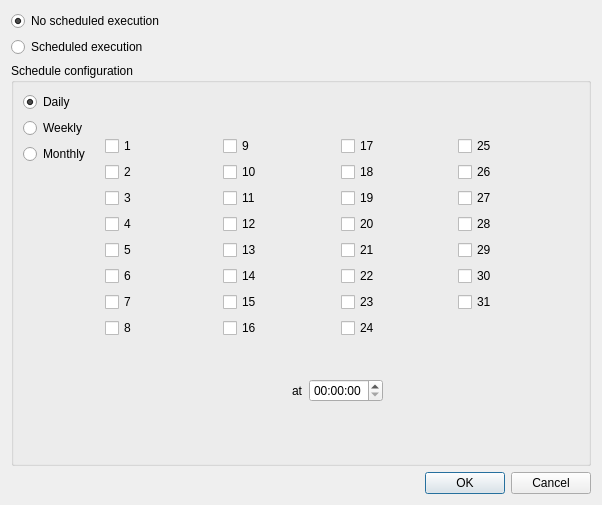
<?xml version="1.0" encoding="UTF-8"?>
<ui version="4.0">
 <class>SchedulerDialog</class>
 <widget class="QDialog" name="SchedulerDialog">
  <property name="geometry">
   <rect>
    <x>0</x>
    <y>0</y>
    <width>602</width>
    <height>505</height>
   </rect>
  </property>
  <property name="windowTitle">
   <string>Scheduled Run Configuration</string>
  </property>
  <layout class="QVBoxLayout" name="verticalLayout">
   <item>
    <widget class="QRadioButton" name="noScheduleButton">
     <property name="text">
      <string>No scheduled execution</string>
     </property>
     <property name="checked">
      <bool>true</bool>
     </property>
    </widget>
   </item>
   <item>
    <widget class="QRadioButton" name="scheduleButton">
     <property name="text">
      <string>Scheduled execution</string>
     </property>
    </widget>
   </item>
   <item>
    <widget class="QGroupBox" name="configurationGroupBox">
     <property name="title">
      <string>Schedule configuration</string>
     </property>
     <layout class="QVBoxLayout" name="verticalLayout_5">
      <item>
       <layout class="QHBoxLayout" name="horizontalLayout_4">
        <item>
         <layout class="QVBoxLayout" name="verticalLayout_2">
          <item>
           <widget class="QRadioButton" name="dailyButton">
            <property name="text">
             <string>Daily</string>
            </property>
            <property name="checked">
             <bool>true</bool>
            </property>
           </widget>
          </item>
          <item>
           <widget class="QRadioButton" name="weeklyButton">
            <property name="text">
             <string>Weekly</string>
            </property>
           </widget>
          </item>
          <item>
           <widget class="QRadioButton" name="monthlyButton">
            <property name="text">
             <string>Monthly</string>
            </property>
           </widget>
          </item>
          <item>
           <spacer name="verticalSpacer">
            <property name="orientation">
             <enum>Qt::Vertical</enum>
            </property>
            <property name="sizeHint" stdset="0">
             <size>
              <width>20</width>
              <height>40</height>
             </size>
            </property>
           </spacer>
          </item>
         </layout>
        </item>
        <item>
         <widget class="QStackedWidget" name="configurationStackedWidget">
          <property name="currentIndex">
           <number>2</number>
          </property>
          <widget class="QWidget" name="dailyPage">
           <layout class="QHBoxLayout" name="horizontalLayout_5">
            <item>
             <spacer name="horizontalSpacer">
              <property name="orientation">
               <enum>Qt::Horizontal</enum>
              </property>
              <property name="sizeHint" stdset="0">
               <size>
                <width>183</width>
                <height>20</height>
               </size>
              </property>
             </spacer>
            </item>
            <item>
             <layout class="QHBoxLayout" name="horizontalLayout">
              <item>
               <widget class="QLabel" name="label">
                <property name="text">
                 <string>at</string>
                </property>
               </widget>
              </item>
              <item>
               <widget class="QTimeEdit" name="timeEdit"/>
              </item>
             </layout>
            </item>
            <item>
             <spacer name="horizontalSpacer_2">
              <property name="orientation">
               <enum>Qt::Horizontal</enum>
              </property>
              <property name="sizeHint" stdset="0">
               <size>
                <width>183</width>
                <height>20</height>
               </size>
              </property>
             </spacer>
            </item>
           </layout>
          </widget>
          <widget class="QWidget" name="weeklyPage">
           <layout class="QVBoxLayout" name="verticalLayout_3">
            <item>
             <layout class="QGridLayout" name="gridLayout">
              <item row="0" column="0">
               <widget class="QCheckBox" name="checkBox">
                <property name="text">
                 <string>Sunday</string>
                </property>
               </widget>
              </item>
              <item row="0" column="1">
               <widget class="QCheckBox" name="checkBox_4">
                <property name="text">
                 <string>Wednesday</string>
                </property>
               </widget>
              </item>
              <item row="1" column="0">
               <widget class="QCheckBox" name="checkBox_2">
                <property name="text">
                 <string>Monday</string>
                </property>
               </widget>
              </item>
              <item row="1" column="1">
               <widget class="QCheckBox" name="checkBox_5">
                <property name="text">
                 <string>Thursday</string>
                </property>
               </widget>
              </item>
              <item row="1" column="2">
               <widget class="QCheckBox" name="checkBox_7">
                <property name="text">
                 <string>Saturday</string>
                </property>
               </widget>
              </item>
              <item row="2" column="0">
               <widget class="QCheckBox" name="checkBox_3">
                <property name="text">
                 <string>Tuesday</string>
                </property>
               </widget>
              </item>
              <item row="2" column="1">
               <widget class="QCheckBox" name="checkBox_6">
                <property name="text">
                 <string>Friday</string>
                </property>
               </widget>
              </item>
             </layout>
            </item>
            <item>
             <layout class="QHBoxLayout" name="horizontalLayout_6">
              <item>
               <spacer name="horizontalSpacer_3">
                <property name="orientation">
                 <enum>Qt::Horizontal</enum>
                </property>
                <property name="sizeHint" stdset="0">
                 <size>
                  <width>40</width>
                  <height>20</height>
                 </size>
                </property>
               </spacer>
              </item>
              <item>
               <layout class="QHBoxLayout" name="horizontalLayout_2">
                <item>
                 <widget class="QLabel" name="label_2">
                  <property name="text">
                   <string>at</string>
                  </property>
                 </widget>
                </item>
                <item>
                 <widget class="QTimeEdit" name="timeEdit_2"/>
                </item>
               </layout>
              </item>
              <item>
               <spacer name="horizontalSpacer_4">
                <property name="orientation">
                 <enum>Qt::Horizontal</enum>
                </property>
                <property name="sizeHint" stdset="0">
                 <size>
                  <width>40</width>
                  <height>20</height>
                 </size>
                </property>
               </spacer>
              </item>
             </layout>
            </item>
           </layout>
          </widget>
          <widget class="QWidget" name="montlyPage">
           <layout class="QVBoxLayout" name="verticalLayout_4">
            <item>
             <layout class="QGridLayout" name="gridLayout_2">
              <item row="0" column="0">
               <widget class="QCheckBox" name="checkBox_8">
                <property name="text">
                 <string>1</string>
                </property>
               </widget>
              </item>
              <item row="0" column="1">
               <widget class="QCheckBox" name="checkBox_18">
                <property name="text">
                 <string>9</string>
                </property>
               </widget>
              </item>
              <item row="0" column="2">
               <widget class="QCheckBox" name="checkBox_22">
                <property name="text">
                 <string>17</string>
                </property>
               </widget>
              </item>
              <item row="0" column="3">
               <widget class="QCheckBox" name="checkBox_26">
                <property name="text">
                 <string>25</string>
                </property>
               </widget>
              </item>
              <item row="1" column="0">
               <widget class="QCheckBox" name="checkBox_9">
                <property name="text">
                 <string>2</string>
                </property>
               </widget>
              </item>
              <item row="1" column="1">
               <widget class="QCheckBox" name="checkBox_16">
                <property name="text">
                 <string>10</string>
                </property>
               </widget>
              </item>
              <item row="1" column="2">
               <widget class="QCheckBox" name="checkBox_20">
                <property name="text">
                 <string>18</string>
                </property>
               </widget>
              </item>
              <item row="1" column="3">
               <widget class="QCheckBox" name="checkBox_24">
                <property name="text">
                 <string>26</string>
                </property>
               </widget>
              </item>
              <item row="2" column="0">
               <widget class="QCheckBox" name="checkBox_11">
                <property name="text">
                 <string>3</string>
                </property>
               </widget>
              </item>
              <item row="2" column="1">
               <widget class="QCheckBox" name="checkBox_17">
                <property name="text">
                 <string>11</string>
                </property>
               </widget>
              </item>
              <item row="2" column="2">
               <widget class="QCheckBox" name="checkBox_21">
                <property name="text">
                 <string>19</string>
                </property>
               </widget>
              </item>
              <item row="2" column="3">
               <widget class="QCheckBox" name="checkBox_25">
                <property name="text">
                 <string>27</string>
                </property>
               </widget>
              </item>
              <item row="3" column="0">
               <widget class="QCheckBox" name="checkBox_10">
                <property name="text">
                 <string>4</string>
                </property>
               </widget>
              </item>
              <item row="3" column="1">
               <widget class="QCheckBox" name="checkBox_19">
                <property name="text">
                 <string>12</string>
                </property>
               </widget>
              </item>
              <item row="3" column="2">
               <widget class="QCheckBox" name="checkBox_23">
                <property name="text">
                 <string>20</string>
                </property>
               </widget>
              </item>
              <item row="3" column="3">
               <widget class="QCheckBox" name="checkBox_27">
                <property name="text">
                 <string>28</string>
                </property>
               </widget>
              </item>
              <item row="4" column="0">
               <widget class="QCheckBox" name="checkBox_14">
                <property name="text">
                 <string>5</string>
                </property>
               </widget>
              </item>
              <item row="4" column="1">
               <widget class="QCheckBox" name="checkBox_28">
                <property name="text">
                 <string>13</string>
                </property>
               </widget>
              </item>
              <item row="4" column="2">
               <widget class="QCheckBox" name="checkBox_29">
                <property name="text">
                 <string>21</string>
                </property>
               </widget>
              </item>
              <item row="4" column="3">
               <widget class="QCheckBox" name="checkBox_30">
                <property name="text">
                 <string>29</string>
                </property>
               </widget>
              </item>
              <item row="5" column="2">
               <widget class="QCheckBox" name="checkBox_31">
                <property name="text">
                 <string>22</string>
                </property>
               </widget>
              </item>
              <item row="5" column="3">
               <widget class="QCheckBox" name="checkBox_32">
                <property name="text">
                 <string>30</string>
                </property>
               </widget>
              </item>
              <item row="6" column="2">
               <widget class="QCheckBox" name="checkBox_33">
                <property name="text">
                 <string>23</string>
                </property>
               </widget>
              </item>
              <item row="5" column="0">
               <widget class="QCheckBox" name="checkBox_12">
                <property name="text">
                 <string>6</string>
                </property>
               </widget>
              </item>
              <item row="6" column="0">
               <widget class="QCheckBox" name="checkBox_13">
                <property name="text">
                 <string>7</string>
                </property>
               </widget>
              </item>
              <item row="7" column="0">
               <widget class="QCheckBox" name="checkBox_15">
                <property name="text">
                 <string>8</string>
                </property>
               </widget>
              </item>
              <item row="5" column="1">
               <widget class="QCheckBox" name="checkBox_34">
                <property name="text">
                 <string>14</string>
                </property>
               </widget>
              </item>
              <item row="6" column="1">
               <widget class="QCheckBox" name="checkBox_35">
                <property name="text">
                 <string>15</string>
                </property>
               </widget>
              </item>
              <item row="7" column="1">
               <widget class="QCheckBox" name="checkBox_36">
                <property name="text">
                 <string>16</string>
                </property>
               </widget>
              </item>
              <item row="7" column="2">
               <widget class="QCheckBox" name="checkBox_37">
                <property name="text">
                 <string>24</string>
                </property>
               </widget>
              </item>
              <item row="6" column="3">
               <widget class="QCheckBox" name="checkBox_38">
                <property name="text">
                 <string>31</string>
                </property>
               </widget>
              </item>
             </layout>
            </item>
            <item>
             <layout class="QHBoxLayout" name="horizontalLayout_7">
              <item>
               <spacer name="horizontalSpacer_5">
                <property name="orientation">
                 <enum>Qt::Horizontal</enum>
                </property>
                <property name="sizeHint" stdset="0">
                 <size>
                  <width>40</width>
                  <height>20</height>
                 </size>
                </property>
               </spacer>
              </item>
              <item>
               <layout class="QHBoxLayout" name="horizontalLayout_3">
                <item>
                 <widget class="QLabel" name="label_3">
                  <property name="text">
                   <string>at</string>
                  </property>
                 </widget>
                </item>
                <item>
                 <widget class="QTimeEdit" name="timeEdit_3"/>
                </item>
               </layout>
              </item>
              <item>
               <spacer name="horizontalSpacer_6">
                <property name="orientation">
                 <enum>Qt::Horizontal</enum>
                </property>
                <property name="sizeHint" stdset="0">
                 <size>
                  <width>40</width>
                  <height>20</height>
                 </size>
                </property>
               </spacer>
              </item>
             </layout>
            </item>
           </layout>
          </widget>
         </widget>
        </item>
       </layout>
      </item>
      <item>
       <widget class="PathSelectionControl" name="fileSelectionDialog" native="true"/>
      </item>
     </layout>
    </widget>
   </item>
   <item>
    <widget class="QDialogButtonBox" name="buttonBox">
     <property name="orientation">
      <enum>Qt::Horizontal</enum>
     </property>
     <property name="standardButtons">
      <set>QDialogButtonBox::Cancel|QDialogButtonBox::Ok</set>
     </property>
    </widget>
   </item>
  </layout>
 </widget>
 <customwidgets>
  <customwidget>
   <class>PathSelectionControl</class>
   <extends>QWidget</extends>
   <header location="global">pathselectioncontrol.h</header>
   <container>1</container>
  </customwidget>
 </customwidgets>
 <resources/>
 <connections>
  <connection>
   <sender>buttonBox</sender>
   <signal>accepted()</signal>
   <receiver>SchedulerDialog</receiver>
   <slot>accept()</slot>
   <hints>
    <hint type="sourcelabel">
     <x>248</x>
     <y>254</y>
    </hint>
    <hint type="destinationlabel">
     <x>157</x>
     <y>274</y>
    </hint>
   </hints>
  </connection>
  <connection>
   <sender>buttonBox</sender>
   <signal>rejected()</signal>
   <receiver>SchedulerDialog</receiver>
   <slot>reject()</slot>
   <hints>
    <hint type="sourcelabel">
     <x>316</x>
     <y>260</y>
    </hint>
    <hint type="destinationlabel">
     <x>286</x>
     <y>274</y>
    </hint>
   </hints>
  </connection>
 </connections>
</ui>
